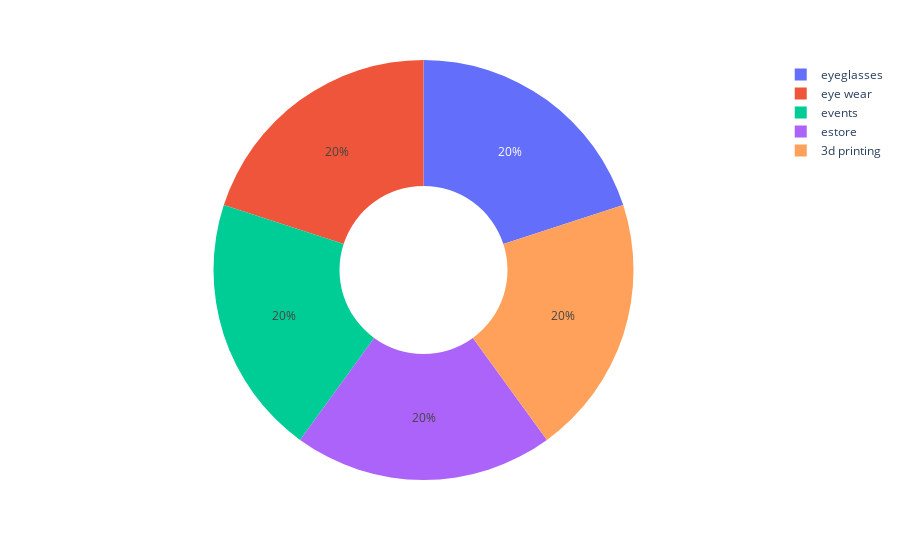

The notebook cell saved with this chart:
### Code cell
# Group the DataFrame by the 'Stage' column and count the occurrences of each stage
Sector_counts = df.groupby('Sector')['Amount'].count().reset_index()

# Sort the counts in descending order and select the top 5 values
Sector_counts = Sector_counts.sort_values(by='Amount', ascending=False).tail(5)

# Create the donut chart
fig = px.pie(Sector_counts, values='Amount', names='Sector', hole=.4)

fig.show()

### Figure 1 — Plotly figure (JSON) as saved in the notebook; plotly's stock layout.template omitted (floating-point values rounded to 4 significant figures)
{"data": [{"domain": {"x": [0, 1], "y": [0, 1]}, "hole": 0.4, "hovertemplate": "Sector=%{label}<br>Amount=%{value}<extra></extra>", "labels": ["eyeglasses", "eye wear", "events", "estore", "3d printing"], "legendgroup": "", "name": "", "showlegend": true, "type": "pie", "values": [1, 1, 1, 1, 1]}], "layout": {"legend": {"tracegroupgap": 0}, "margin": {"t": 60}}}
